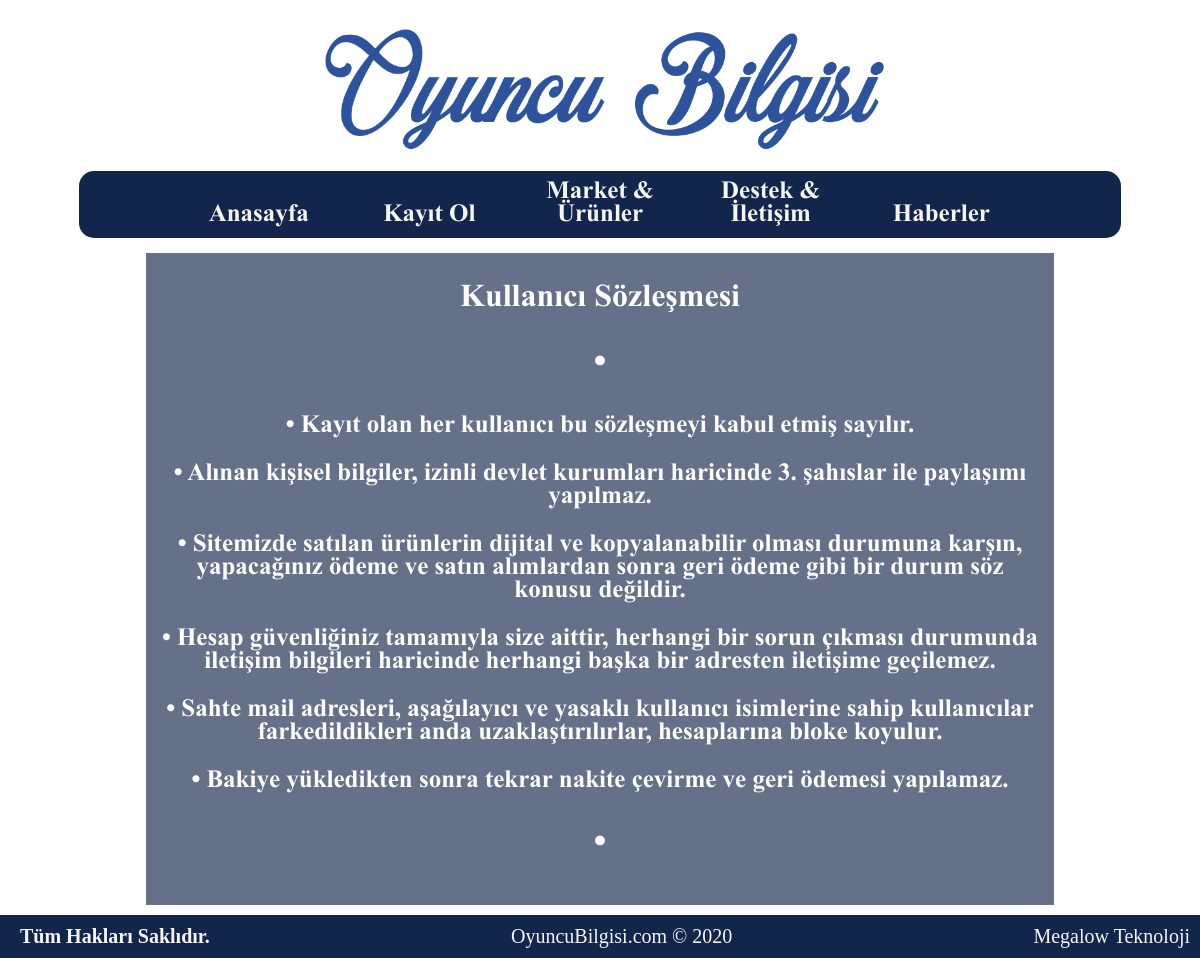
The app's page /YeniSite/sozlesme.php with its own data.
### tables this page shows
CREATE TABLE `contract` (
  `c_id` int(11) NOT NULL,
  `content` text NOT NULL
);

### YeniSite/sozlesme.php (the view, shortened to what this page needs)
<?php
include("head.php");
include("header.php");
?>
<body>
    <div id="content" style="background-color: #12264ba6;">
        <h1>Kullanıcı Sözleşmesi</h1>
        <p style='font-size: 35px;'>•</p>
        <?php
        $sorgu = $db->prepare("SELECT * FROM contract ORDER BY c_id");
        $sorgu->execute();
        foreach ($sorgu as $veri) {
            $cont = $veri['content'];
            echo "<p style='font-size: 25px;'>• $cont</p>";
        }
        ?>
        <p style='font-size: 35px;'>•</p>
    </div>
    <br><br><br>
    <?php
    include("footer.php");
    ?>

### YeniSite/css/style.css (style rules this page uses)
body { -webkit-animation: background 500s cubic-bezier(1, 0, 0, 1) infinite; animation: background 500s cubic-bezier(1, 0, 0, 1) infinite; font-family: TTNR; text-decoration: none; }

### YeniSite/css/content.css (style rules this page uses)
#content { padding: 10px; width: 75%; color: white; margin: auto; text-align: center; display: block; min-height: 600px; background-color: #12264b; }

### records on screen
contract: content "Kayıt olan her kullanıcı bu sözleşmeyi kabul etmiş sayılır."
contract: content "Alınan kişisel bilgiler, izinli devlet kurumları haricinde 3. şahıslar ile paylaşımı yapılmaz."
contract: content "Sitemizde satılan ürünlerin dijital ve kopyalanabilir olması durumuna karşın, yapacağınız ödeme ve satın alımlardan sonra geri ödeme gibi bir durum söz konusu değildir."
contract: content "Hesap güvenliğiniz tamamıyla size aittir, herhangi bir sorun çıkması durumunda iletişim bilgileri haricinde herhangi başka bir adresten iletişime geçilemez."
contract: content "Sahte mail adresleri, aşağılayıcı ve yasaklı kullanıcı isimlerine sahip kullanıcılar farkedildikleri anda uzaklaştırılırlar, hesaplarına bloke koyulur."
contract: content "Bakiye yükledikten sonra tekrar nakite çevirme ve geri ödemesi yapılamaz."
